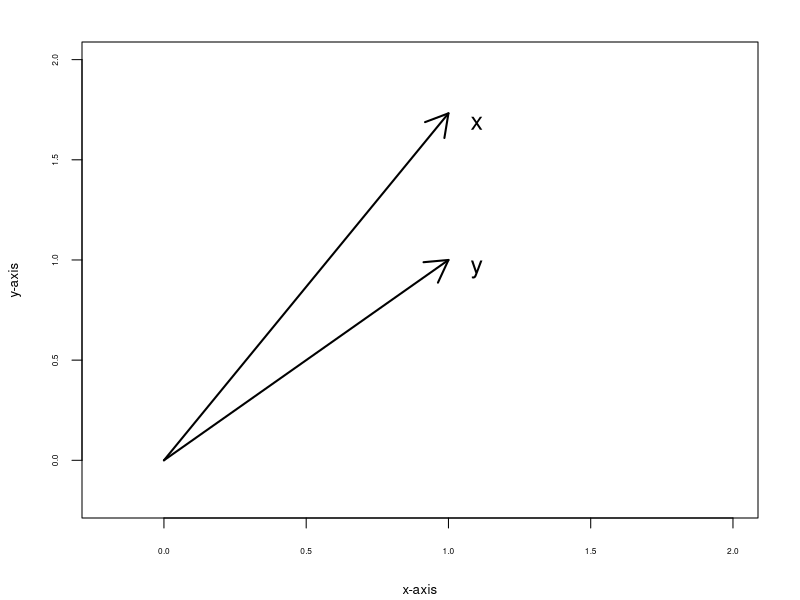

This figure's R source:
## ---- chunk 1
knitr::opts_knit$set(root.dir = 'C:/Users/neide/OneDrive/Documents/GitHub/BEwebinar/Data')
## ---- chunk 2
x <- c(1,1)
y <- c(1,sqrt(3))
  
par(mar=c(4,4,2,2)+0.1,cex.lab=.8)
plot(NA,xlim=c(-.2,2),ylim=c(-.2,2),xlab="x-axis",ylab="y-axis",yaxt="n",xaxt="n")
axis(1,cex.axis=.5)
axis(2,cex.axis=.5)
x0 <- c(0,0,1,sqrt(3))
y0 <- c(0,0,1,1)
arrows(x0[1],x0[2],x0[3],x0[4],col=1,lwd=2)
arrows(y0[1],y0[2],y0[3],y0[4],col=1,lwd=2)
text(1.1,sqrt(3)-.05,"x",cex=1.5)
text(1.1,.95,"y",cex=1.5)
